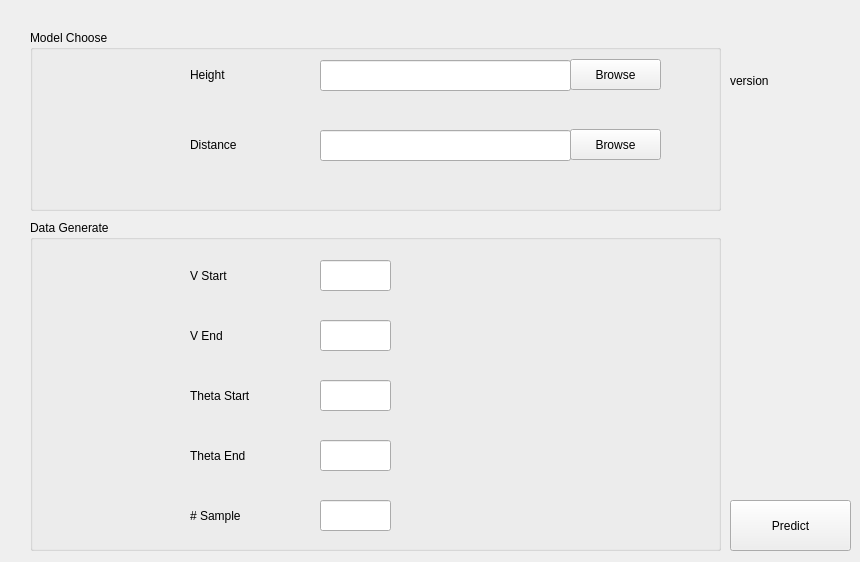
<?xml version="1.0" encoding="UTF-8"?>
<ui version="4.0">
 <class>Form</class>
 <widget class="QWidget" name="Form">
  <property name="geometry">
   <rect>
    <x>0</x>
    <y>0</y>
    <width>860</width>
    <height>562</height>
   </rect>
  </property>
  <property name="windowTitle">
   <string>Form</string>
  </property>
  <widget class="QPushButton" name="pushButton_predict">
   <property name="geometry">
    <rect>
     <x>730</x>
     <y>500</y>
     <width>121</width>
     <height>51</height>
    </rect>
   </property>
   <property name="text">
    <string>Predict</string>
   </property>
  </widget>
  <widget class="QGroupBox" name="groupBox_model_choose">
   <property name="geometry">
    <rect>
     <x>30</x>
     <y>30</y>
     <width>691</width>
     <height>181</height>
    </rect>
   </property>
   <property name="title">
    <string>Model Choose</string>
   </property>
   <widget class="QLineEdit" name="lineEdit_r_model">
    <property name="geometry">
     <rect>
      <x>290</x>
      <y>100</y>
      <width>251</width>
      <height>31</height>
     </rect>
    </property>
   </widget>
   <widget class="QToolButton" name="toolButton_filedialog_h">
    <property name="geometry">
     <rect>
      <x>540</x>
      <y>29</y>
      <width>91</width>
      <height>31</height>
     </rect>
    </property>
    <property name="text">
     <string>Browse</string>
    </property>
   </widget>
   <widget class="QLabel" name="label_d">
    <property name="geometry">
     <rect>
      <x>160</x>
      <y>99</y>
      <width>81</width>
      <height>31</height>
     </rect>
    </property>
    <property name="text">
     <string>Distance</string>
    </property>
   </widget>
   <widget class="QLabel" name="label_h">
    <property name="geometry">
     <rect>
      <x>160</x>
      <y>29</y>
      <width>81</width>
      <height>31</height>
     </rect>
    </property>
    <property name="text">
     <string>Height</string>
    </property>
   </widget>
   <widget class="QLineEdit" name="lineEdit_h_model">
    <property name="geometry">
     <rect>
      <x>290</x>
      <y>30</y>
      <width>251</width>
      <height>31</height>
     </rect>
    </property>
   </widget>
   <widget class="QToolButton" name="toolButton_filedialog_r">
    <property name="geometry">
     <rect>
      <x>540</x>
      <y>99</y>
      <width>91</width>
      <height>31</height>
     </rect>
    </property>
    <property name="text">
     <string>Browse</string>
    </property>
   </widget>
   <zorder>toolButton_filedialog_h</zorder>
   <zorder>label_d</zorder>
   <zorder>label_h</zorder>
   <zorder>lineEdit_h_model</zorder>
   <zorder>toolButton_filedialog_r</zorder>
   <zorder>lineEdit_r_model</zorder>
  </widget>
  <widget class="QGroupBox" name="groupBox_data_generate">
   <property name="geometry">
    <rect>
     <x>30</x>
     <y>220</y>
     <width>691</width>
     <height>331</height>
    </rect>
   </property>
   <property name="title">
    <string>Data Generate</string>
   </property>
   <widget class="QLineEdit" name="lineEdit_sample_n">
    <property name="geometry">
     <rect>
      <x>290</x>
      <y>280</y>
      <width>71</width>
      <height>31</height>
     </rect>
    </property>
   </widget>
   <widget class="QLineEdit" name="lineEdit_t_s">
    <property name="geometry">
     <rect>
      <x>290</x>
      <y>160</y>
      <width>71</width>
      <height>31</height>
     </rect>
    </property>
   </widget>
   <widget class="QLineEdit" name="lineEdit_v_e">
    <property name="geometry">
     <rect>
      <x>290</x>
      <y>100</y>
      <width>71</width>
      <height>31</height>
     </rect>
    </property>
   </widget>
   <widget class="QLineEdit" name="lineEdit_t_e">
    <property name="geometry">
     <rect>
      <x>290</x>
      <y>220</y>
      <width>71</width>
      <height>31</height>
     </rect>
    </property>
   </widget>
   <widget class="QLabel" name="label_v_e">
    <property name="geometry">
     <rect>
      <x>160</x>
      <y>100</y>
      <width>121</width>
      <height>31</height>
     </rect>
    </property>
    <property name="text">
     <string>V End</string>
    </property>
   </widget>
   <widget class="QLabel" name="label_t_s">
    <property name="geometry">
     <rect>
      <x>160</x>
      <y>160</y>
      <width>121</width>
      <height>31</height>
     </rect>
    </property>
    <property name="text">
     <string>Theta Start</string>
    </property>
   </widget>
   <widget class="QLineEdit" name="lineEdit_v_s">
    <property name="geometry">
     <rect>
      <x>290</x>
      <y>40</y>
      <width>71</width>
      <height>31</height>
     </rect>
    </property>
   </widget>
   <widget class="QLabel" name="label_t_e">
    <property name="geometry">
     <rect>
      <x>160</x>
      <y>220</y>
      <width>121</width>
      <height>31</height>
     </rect>
    </property>
    <property name="text">
     <string>Theta End</string>
    </property>
   </widget>
   <widget class="QLabel" name="label_v_s">
    <property name="geometry">
     <rect>
      <x>160</x>
      <y>40</y>
      <width>121</width>
      <height>31</height>
     </rect>
    </property>
    <property name="text">
     <string>V Start</string>
    </property>
   </widget>
   <widget class="QLabel" name="label_sample_n">
    <property name="geometry">
     <rect>
      <x>160</x>
      <y>280</y>
      <width>121</width>
      <height>31</height>
     </rect>
    </property>
    <property name="text">
     <string># Sample</string>
    </property>
   </widget>
  </widget>
  <widget class="QLabel" name="label_version">
   <property name="geometry">
    <rect>
     <x>730</x>
     <y>40</y>
     <width>121</width>
     <height>81</height>
    </rect>
   </property>
   <property name="text">
    <string>version</string>
   </property>
  </widget>
 </widget>
 <resources/>
 <connections/>
</ui>
